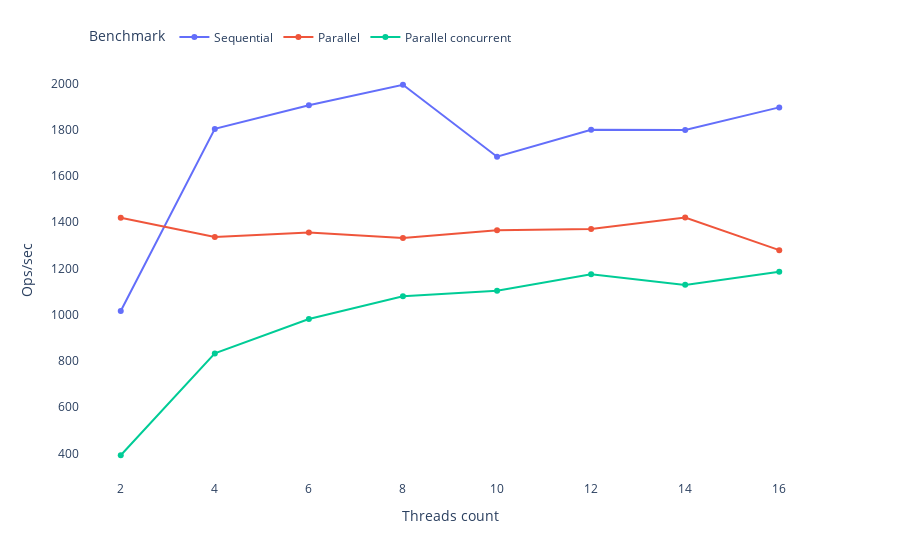

Notebook cell for this chart:
### Markdown cell above
# 100000 items

### Code cell
items = 100000
chart = create_chart(scores.loc[scores['size']==items])
write_chart(chart,profile,f'{benchmark}-{items}')
chart

### Figure 1 — Plotly figure (JSON) as saved in the notebook; plotly's stock layout.template omitted (floating-point values rounded to 4 significant figures)
{"data": [{"hovertemplate": "Benchmark=Sequential<br>Threads count=%{x}<br>Ops/sec=%{y}<extra></extra>", "legendgroup": "Sequential", "line": {"color": "#636efa", "dash": "solid"}, "marker": {"symbol": "circle"}, "mode": "lines+markers", "name": "Sequential", "orientation": "v", "showlegend": true, "type": "scatter", "x": [2, 4, 6, 8, 10, 12, 14, 16], "xaxis": "x", "y": [1016.0, 1804.0, 1906.0, 1995.0, 1684.0, 1801.0, 1800.0, 1897.0], "yaxis": "y"}, {"hovertemplate": "Benchmark=Parallel<br>Threads count=%{x}<br>Ops/sec=%{y}<extra></extra>", "legendgroup": "Parallel", "line": {"color": "#EF553B", "dash": "solid"}, "marker": {"symbol": "circle"}, "mode": "lines+markers", "name": "Parallel", "orientation": "v", "showlegend": true, "type": "scatter", "x": [2, 4, 6, 8, 10, 12, 14, 16], "xaxis": "x", "y": [1419.0, 1337.0, 1355.0, 1331.0, 1366.0, 1371.0, 1421.0, 1279.0], "yaxis": "y"}, {"hovertemplate": "Benchmark=Parallel concurrent<br>Threads count=%{x}<br>Ops/sec=%{y}<extra></extra>", "legendgroup": "Parallel concurrent", "line": {"color": "#00cc96", "dash": "solid"}, "marker": {"symbol": "circle"}, "mode": "lines+markers", "name": "Parallel concurrent", "orientation": "v", "showlegend": true, "type": "scatter", "x": [2, 4, 6, 8, 10, 12, 14, 16], "xaxis": "x", "y": [391.6, 832.3, 981.5, 1079.0, 1104.0, 1174.0, 1129.0, 1185.0], "yaxis": "y"}], "layout": {"autosize": true, "legend": {"orientation": "h", "title": {"text": "Benchmark"}, "tracegroupgap": 0, "x": 0.01, "xanchor": "left", "y": 1.02, "yanchor": "bottom"}, "margin": {"t": 60}, "plot_bgcolor": "rgba(0, 0, 0, 0)", "xaxis": {"anchor": "y", "autorange": true, "domain": [0, 1], "dtick": 2, "range": [1.179, 16.82], "tick0": 2, "title": {"text": "Threads count"}, "type": "linear"}, "yaxis": {"anchor": "x", "autorange": true, "domain": [0, 1], "range": [267.5, 2119.0], "title": {"text": "Ops/sec"}, "type": "linear"}}}
